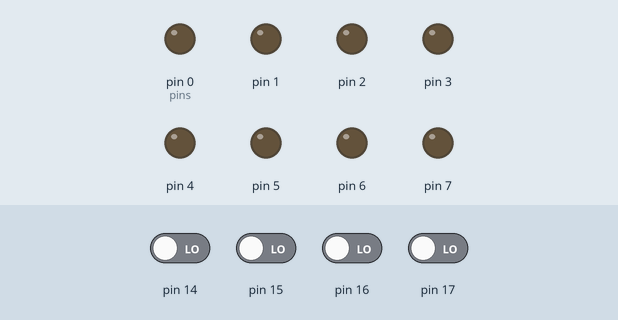
Simulated run of this sketch. Board: Arduino Uno, built with avr-gcc and run on an emulated ATmega328P. Shown: output pins drawn as LEDs (lit = HIGH). The test bench sets the inputs (shaded band); at power-on: pin 14–17 LOW.

Above: at 1.2 s.
1.3 s: pin 15 driven HIGH
At 2.4 s:
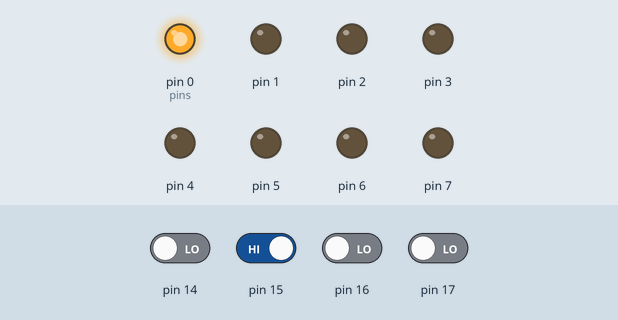
2.8 s: pin 14 driven HIGH
At 3.6 s:
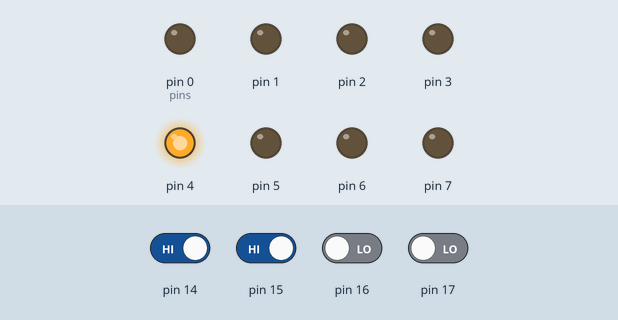
4.3 s: pin 17 driven HIGH
At 4.8 s:
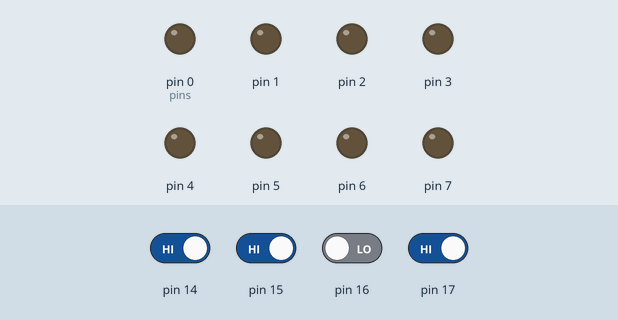
Timing chart, 0 to 7.3 s (numbered marks = the images above; inputs shaded):
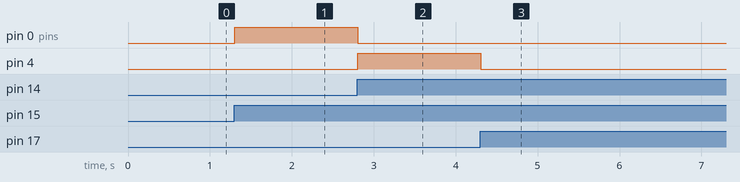

Measured:
- after the input at 1.3 s, pin 0 (pins): LOW → HIGH at once
- after the input at 2.8 s, pin 0 (pins): HIGH → LOW at once; pin 4: LOW → HIGH at once
- after the input at 4.3 s, pin 4: HIGH → LOW at once

The sketch:

r4uno_alu.ino
```cpp
bool onRead = false;
bool offRead = false;
bool sendRead = false;

constexpr int size = 4;
int index = 0;

bool pins[size] = {0, 0, 0, 0};
bool previousPins[size] = {0, 0, 0, 0};

// Functions

void setup() {
  for (int i = 0; i < size + size; i++) {
    pinMode(i, OUTPUT);
  }

  for (int i = PIN_A0; i <= PIN_A3; i++) {
    pinMode(i, INPUT);
  }
}

void loop() {
  bool onOn = digitalRead(PIN_A1);
  bool offOn = digitalRead(PIN_A2);
  bool sendOn = digitalRead(PIN_A0);

  if (onOn && !onRead) {
    pins[index] = 1;
    index = (index + 1) % size;
  }

  if (offOn && !offRead) {
    pins[index] = 0;
    index = (index + 1) % size;
  }

  if (sendOn && !sendRead) {
    bool carry = false;
    for (int i = 0; i < size; i++) {
      int value = previousPins[i] + pins[i] + carry;
      previousPins[i] = (value == 1 || value == 3);
      carry = value - previousPins[i];
      pins[i] = 0;
    }
    index = 0;
  }

  if (digitalRead(PIN_A3)) {
    for (int i = 0; i < size; i++) {
      previousPins[i] = pins[i] = 0;
    }
    index = 0;
  }

  onRead = onOn;
  offRead = offOn;
  sendRead = sendOn;

  for (int i = 0; i < size; i++) {
    digitalWrite(i, pins[i]);
    digitalWrite(i + size, previousPins[i]);
  }
  delay(50);
}
```
